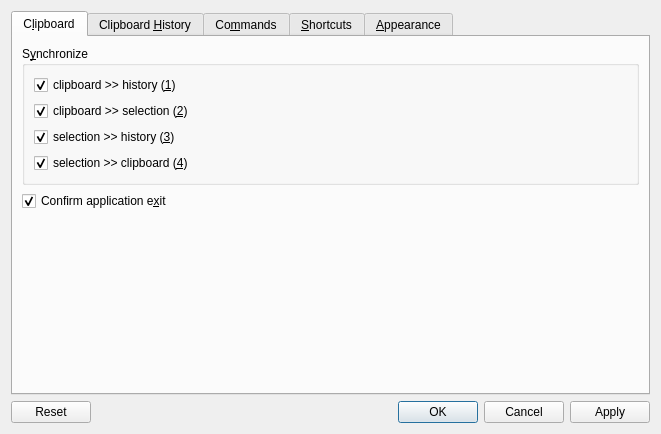
<?xml version="1.0" encoding="UTF-8"?>
<ui version="4.0">
 <class>ConfigurationManager</class>
 <widget class="QDialog" name="ConfigurationManager">
  <property name="geometry">
   <rect>
    <x>0</x>
    <y>0</y>
    <width>661</width>
    <height>434</height>
   </rect>
  </property>
  <property name="windowTitle">
   <string>CopyQ Configuration</string>
  </property>
  <layout class="QGridLayout" name="gridLayout">
   <item row="0" column="0">
    <layout class="QVBoxLayout" name="verticalLayout">
     <item>
      <widget class="QTabWidget" name="tabWidget">
       <property name="tabPosition">
        <enum>QTabWidget::North</enum>
       </property>
       <property name="currentIndex">
        <number>0</number>
       </property>
       <widget class="QWidget" name="tab_clipboard">
        <attribute name="icon">
         <iconset resource="copyq.qrc">
          <normaloff>:/images/tab_clipboard.svg</normaloff>:/images/tab_clipboard.svg</iconset>
        </attribute>
        <attribute name="title">
         <string>C&amp;lipboard</string>
        </attribute>
        <layout class="QGridLayout" name="gridLayout_2">
         <item row="1" column="0">
          <layout class="QVBoxLayout" name="verticalLayout_2" stretch="0,0,0">
           <item>
            <widget class="QGroupBox" name="groupBox">
             <property name="sizePolicy">
              <sizepolicy hsizetype="Preferred" vsizetype="Preferred">
               <horstretch>0</horstretch>
               <verstretch>0</verstretch>
              </sizepolicy>
             </property>
             <property name="title">
              <string>S&amp;ynchronize</string>
             </property>
             <property name="flat">
              <bool>false</bool>
             </property>
             <property name="checkable">
              <bool>false</bool>
             </property>
             <layout class="QGridLayout" name="gridLayout_8">
              <item row="0" column="0">
               <layout class="QVBoxLayout" name="verticalLayout_3">
                <item>
                 <widget class="QCheckBox" name="checkBoxClip">
                  <property name="toolTip">
                   <string>Save clipboard in history.</string>
                  </property>
                  <property name="text">
                   <string>clipboard &gt;&gt; history (&amp;1)</string>
                  </property>
                  <property name="checked">
                   <bool>true</bool>
                  </property>
                 </widget>
                </item>
                <item>
                 <widget class="QCheckBox" name="checkBoxCopyClip">
                  <property name="toolTip">
                   <string>If clipboard changes store its content in the primary selection.</string>
                  </property>
                  <property name="text">
                   <string>clipboard &gt;&gt; selection (&amp;2)</string>
                  </property>
                  <property name="checked">
                   <bool>true</bool>
                  </property>
                 </widget>
                </item>
                <item>
                 <widget class="QCheckBox" name="checkBoxSel">
                  <property name="toolTip">
                   <string>Save primary selection in history.</string>
                  </property>
                  <property name="text">
                   <string>selection &gt;&gt; history (&amp;3)</string>
                  </property>
                  <property name="checked">
                   <bool>true</bool>
                  </property>
                 </widget>
                </item>
                <item>
                 <widget class="QCheckBox" name="checkBoxCopySel">
                  <property name="toolTip">
                   <string>If primary selection changes store its content in the clipboard.</string>
                  </property>
                  <property name="text">
                   <string>selection &gt;&gt; clipboard (&amp;4)</string>
                  </property>
                  <property name="checked">
                   <bool>true</bool>
                  </property>
                 </widget>
                </item>
               </layout>
              </item>
             </layout>
            </widget>
           </item>
           <item>
            <widget class="QCheckBox" name="checkBoxConfirmExit">
             <property name="toolTip">
              <string>Confirm application exit.</string>
             </property>
             <property name="text">
              <string>Confirm application e&amp;xit</string>
             </property>
             <property name="checked">
              <bool>true</bool>
             </property>
            </widget>
           </item>
           <item>
            <spacer name="verticalSpacer">
             <property name="orientation">
              <enum>Qt::Vertical</enum>
             </property>
             <property name="sizeHint" stdset="0">
              <size>
               <width>20</width>
               <height>40</height>
              </size>
             </property>
            </spacer>
           </item>
          </layout>
         </item>
        </layout>
       </widget>
       <widget class="QWidget" name="tab_general">
        <attribute name="icon">
         <iconset resource="copyq.qrc">
          <normaloff>:/images/tab_history.svg</normaloff>:/images/tab_history.svg</iconset>
        </attribute>
        <attribute name="title">
         <string>Clipboard &amp;History</string>
        </attribute>
        <layout class="QGridLayout" name="gridLayout_3">
         <item row="0" column="0">
          <layout class="QVBoxLayout" name="verticalLayout_4">
           <item>
            <layout class="QHBoxLayout" name="horizontalLayout_4">
             <item>
              <widget class="QLabel" name="label_4">
               <property name="text">
                <string>Maximum &amp;number of items in history:</string>
               </property>
               <property name="buddy">
                <cstring>spinBoxItems</cstring>
               </property>
              </widget>
             </item>
             <item>
              <widget class="QSpinBox" name="spinBoxItems">
               <property name="toolTip">
                <string>Maximum number of items in history.</string>
               </property>
               <property name="maximum">
                <number>10000</number>
               </property>
               <property name="value">
                <number>200</number>
               </property>
              </widget>
             </item>
            </layout>
           </item>
           <item>
            <layout class="QHBoxLayout" name="horizontalLayout_6">
             <item>
              <widget class="QLabel" name="label_9">
               <property name="text">
                <string>N&amp;umber of items in tray menu:</string>
               </property>
               <property name="buddy">
                <cstring>spinBoxTrayItems</cstring>
               </property>
              </widget>
             </item>
             <item>
              <widget class="QSpinBox" name="spinBoxTrayItems">
               <property name="toolTip">
                <string>Number of items in tray menu.</string>
               </property>
               <property name="value">
                <number>5</number>
               </property>
              </widget>
             </item>
            </layout>
           </item>
           <item>
            <layout class="QHBoxLayout" name="horizontalLayout_2">
             <property name="bottomMargin">
              <number>0</number>
             </property>
             <item>
              <widget class="QLabel" name="label_10">
               <property name="text">
                <string>Maximum image size (set to 0 for original size):</string>
               </property>
              </widget>
             </item>
             <item>
              <widget class="QLabel" name="label_7">
               <property name="text">
                <string>&amp;Width:</string>
               </property>
               <property name="alignment">
                <set>Qt::AlignRight|Qt::AlignTrailing|Qt::AlignVCenter</set>
               </property>
               <property name="buddy">
                <cstring>spinBoxImageWidth</cstring>
               </property>
              </widget>
             </item>
             <item>
              <widget class="QSpinBox" name="spinBoxImageWidth">
               <property name="toolTip">
                <string>Maximum width of image displayed in history.</string>
               </property>
               <property name="maximum">
                <number>4096</number>
               </property>
              </widget>
             </item>
             <item>
              <widget class="QLabel" name="label_3">
               <property name="text">
                <string>&amp;Height:</string>
               </property>
               <property name="alignment">
                <set>Qt::AlignRight|Qt::AlignTrailing|Qt::AlignVCenter</set>
               </property>
               <property name="buddy">
                <cstring>spinBoxImageHeight</cstring>
               </property>
              </widget>
             </item>
             <item>
              <widget class="QSpinBox" name="spinBoxImageHeight">
               <property name="toolTip">
                <string>Maximum height of image displayed in history.</string>
               </property>
               <property name="maximum">
                <number>4096</number>
               </property>
              </widget>
             </item>
            </layout>
           </item>
           <item>
            <layout class="QHBoxLayout" name="horizontalLayout_8">
             <item>
              <widget class="QLabel" name="label_6">
               <property name="text">
                <string>External &amp;editor command (%1 is file to edit):</string>
               </property>
               <property name="buddy">
                <cstring>lineEditEditor</cstring>
               </property>
              </widget>
             </item>
             <item>
              <widget class="QLineEdit" name="lineEditEditor">
               <property name="toolTip">
                <string>External editor command (%1 is file to edit).</string>
               </property>
               <property name="text">
                <string>gedit %1</string>
               </property>
              </widget>
             </item>
            </layout>
           </item>
           <item>
            <layout class="QVBoxLayout" name="verticalLayout_13">
             <property name="bottomMargin">
              <number>0</number>
             </property>
             <item>
              <widget class="QLabel" name="label_5">
               <property name="text">
                <string>&amp;Format display priority:</string>
               </property>
               <property name="buddy">
                <cstring>plainTextEditFormats</cstring>
               </property>
              </widget>
             </item>
             <item>
              <widget class="QPlainTextEdit" name="plainTextEditFormats">
               <property name="toolTip">
                <string>List of clipboard mime types that will be stored in history (in given display order).</string>
               </property>
              </widget>
             </item>
            </layout>
           </item>
          </layout>
         </item>
        </layout>
       </widget>
       <widget class="QWidget" name="tab_commands">
        <attribute name="icon">
         <iconset resource="copyq.qrc">
          <normaloff>:/images/tab_commands.svg</normaloff>:/images/tab_commands.svg</iconset>
        </attribute>
        <attribute name="title">
         <string>Co&amp;mmands</string>
        </attribute>
        <layout class="QGridLayout" name="gridLayout_7">
         <item row="1" column="0">
          <layout class="QVBoxLayout" name="verticalLayout_10">
           <property name="bottomMargin">
            <number>0</number>
           </property>
           <item>
            <layout class="QHBoxLayout" name="horizontalLayout">
             <item>
              <widget class="QListWidget" name="listWidgetCommands">
               <property name="selectionMode">
                <enum>QAbstractItemView::ExtendedSelection</enum>
               </property>
              </widget>
             </item>
             <item>
              <layout class="QVBoxLayout" name="verticalLayout_6">
               <property name="rightMargin">
                <number>20</number>
               </property>
               <item>
                <widget class="CommandWidget" name="widgetCommand" native="true">
                 <property name="enabled">
                  <bool>false</bool>
                 </property>
                 <property name="focusPolicy">
                  <enum>Qt::WheelFocus</enum>
                 </property>
                </widget>
               </item>
               <item>
                <spacer name="verticalSpacer_2">
                 <property name="orientation">
                  <enum>Qt::Vertical</enum>
                 </property>
                 <property name="sizeHint" stdset="0">
                  <size>
                   <width>20</width>
                   <height>40</height>
                  </size>
                 </property>
                </spacer>
               </item>
              </layout>
             </item>
            </layout>
           </item>
           <item>
            <layout class="QHBoxLayout" name="horizontalLayout_5">
             <item>
              <widget class="QPushButton" name="pushButtoAdd">
               <property name="text">
                <string>Add [+]</string>
               </property>
               <property name="shortcut">
                <string>+</string>
               </property>
              </widget>
             </item>
             <item>
              <widget class="QPushButton" name="pushButtonRemove">
               <property name="enabled">
                <bool>false</bool>
               </property>
               <property name="text">
                <string>Remove [Del]</string>
               </property>
               <property name="shortcut">
                <string>Del</string>
               </property>
              </widget>
             </item>
             <item>
              <widget class="QPushButton" name="pushButtonUp">
               <property name="text">
                <string>Move Up [Ctrl+Up]</string>
               </property>
               <property name="shortcut">
                <string>Ctrl+Up</string>
               </property>
              </widget>
             </item>
             <item>
              <widget class="QPushButton" name="pushButtonDown">
               <property name="text">
                <string>Move Down [Ctrl+Down]</string>
               </property>
               <property name="shortcut">
                <string>Ctrl+Down</string>
               </property>
              </widget>
             </item>
             <item>
              <widget class="QComboBox" name="comboBoxCommands">
               <item>
                <property name="text">
                 <string>Insert Default Command</string>
                </property>
               </item>
              </widget>
             </item>
             <item>
              <spacer name="horizontalSpacer">
               <property name="orientation">
                <enum>Qt::Horizontal</enum>
               </property>
               <property name="sizeHint" stdset="0">
                <size>
                 <width>40</width>
                 <height>20</height>
                </size>
               </property>
              </spacer>
             </item>
            </layout>
           </item>
          </layout>
         </item>
         <item row="0" column="0">
          <widget class="QLabel" name="label_11">
           <property name="text">
            <string>&lt;html&gt;&lt;head/&gt;&lt;body&gt;&lt;p&gt;Commands can be used to run an &lt;span style=&quot; font-weight:600;&quot;&gt;application&lt;/span&gt; on new clipboard content or &lt;span style=&quot; font-weight:600;&quot;&gt;banning the item from history list&lt;/span&gt;. If clipboard text is matched by regular expression in &lt;span style=&quot; font-style:italic;&quot;&gt;Match&lt;/span&gt; text field the appropriate action is taken.&lt;/p&gt;&lt;/body&gt;&lt;/html&gt;</string>
           </property>
           <property name="wordWrap">
            <bool>true</bool>
           </property>
          </widget>
         </item>
        </layout>
       </widget>
       <widget class="QWidget" name="tab_shortcuts">
        <attribute name="icon">
         <iconset resource="copyq.qrc">
          <normaloff>:/images/tab_shortcuts.svg</normaloff>:/images/tab_shortcuts.svg</iconset>
        </attribute>
        <attribute name="title">
         <string>&amp;Shortcuts</string>
        </attribute>
        <layout class="QGridLayout" name="gridLayout_9">
         <item row="0" column="0">
          <layout class="QVBoxLayout" name="verticalLayout_11">
           <item>
            <layout class="QFormLayout" name="formLayout">
             <property name="fieldGrowthPolicy">
              <enum>QFormLayout::AllNonFixedFieldsGrow</enum>
             </property>
             <item row="0" column="0">
              <widget class="QLabel" name="label">
               <property name="text">
                <string>Sh&amp;ow/hide clipboard history</string>
               </property>
               <property name="buddy">
                <cstring>pushButton</cstring>
               </property>
              </widget>
             </item>
             <item row="0" column="1">
              <widget class="QPushButton" name="pushButton">
               <property name="toolTip">
                <string>Shortcut to show or hide clipboard history.</string>
               </property>
               <property name="text">
                <string>(No Shortcut)</string>
               </property>
              </widget>
             </item>
             <item row="1" column="0">
              <widget class="QLabel" name="label_2">
               <property name="text">
                <string>Show tray &amp;menu</string>
               </property>
               <property name="buddy">
                <cstring>pushButton_2</cstring>
               </property>
              </widget>
             </item>
             <item row="1" column="1">
              <widget class="QPushButton" name="pushButton_2">
               <property name="toolTip">
                <string>Shortcut to show tray menu.</string>
               </property>
               <property name="text">
                <string>(No Shortcut)</string>
               </property>
              </widget>
             </item>
            </layout>
           </item>
          </layout>
         </item>
        </layout>
       </widget>
       <widget class="QWidget" name="tab_appearance">
        <attribute name="icon">
         <iconset resource="copyq.qrc">
          <normaloff>:/images/tab_appearance.svg</normaloff>:/images/tab_appearance.svg</iconset>
        </attribute>
        <attribute name="title">
         <string>&amp;Appearance</string>
        </attribute>
        <layout class="QHBoxLayout" name="horizontalLayout_3">
         <item>
          <layout class="QVBoxLayout" name="verticalLayout_9">
           <item>
            <widget class="QLabel" name="label_8">
             <property name="text">
              <string>&amp;Style sheet (leave empty to reset):</string>
             </property>
             <property name="buddy">
              <cstring>plainTextEdit_css</cstring>
             </property>
            </widget>
           </item>
           <item>
            <widget class="QPlainTextEdit" name="plainTextEdit_css">
             <property name="sizePolicy">
              <sizepolicy hsizetype="Expanding" vsizetype="MinimumExpanding">
               <horstretch>0</horstretch>
               <verstretch>0</verstretch>
              </sizepolicy>
             </property>
             <property name="plainText">
              <string/>
             </property>
            </widget>
           </item>
          </layout>
         </item>
         <item>
          <widget class="QTextBrowser" name="textBrowserStyleHelp">
           <property name="openLinks">
            <bool>false</bool>
           </property>
          </widget>
         </item>
        </layout>
       </widget>
      </widget>
     </item>
     <item>
      <widget class="QDialogButtonBox" name="buttonBox">
       <property name="orientation">
        <enum>Qt::Horizontal</enum>
       </property>
       <property name="standardButtons">
        <set>QDialogButtonBox::Apply|QDialogButtonBox::Cancel|QDialogButtonBox::Ok|QDialogButtonBox::Reset</set>
       </property>
      </widget>
     </item>
    </layout>
   </item>
  </layout>
 </widget>
 <customwidgets>
  <customwidget>
   <class>CommandWidget</class>
   <extends>QWidget</extends>
   <header>commandwidget.h</header>
   <container>1</container>
  </customwidget>
 </customwidgets>
 <tabstops>
  <tabstop>tabWidget</tabstop>
  <tabstop>checkBoxClip</tabstop>
  <tabstop>checkBoxCopyClip</tabstop>
  <tabstop>checkBoxSel</tabstop>
  <tabstop>checkBoxCopySel</tabstop>
  <tabstop>checkBoxConfirmExit</tabstop>
  <tabstop>spinBoxItems</tabstop>
  <tabstop>spinBoxTrayItems</tabstop>
  <tabstop>spinBoxImageWidth</tabstop>
  <tabstop>spinBoxImageHeight</tabstop>
  <tabstop>lineEditEditor</tabstop>
  <tabstop>plainTextEditFormats</tabstop>
  <tabstop>listWidgetCommands</tabstop>
  <tabstop>widgetCommand</tabstop>
  <tabstop>pushButtoAdd</tabstop>
  <tabstop>pushButtonRemove</tabstop>
  <tabstop>pushButtonUp</tabstop>
  <tabstop>pushButtonDown</tabstop>
  <tabstop>comboBoxCommands</tabstop>
  <tabstop>pushButton</tabstop>
  <tabstop>pushButton_2</tabstop>
  <tabstop>buttonBox</tabstop>
 </tabstops>
 <resources>
  <include location="copyq.qrc"/>
 </resources>
 <connections/>
</ui>
